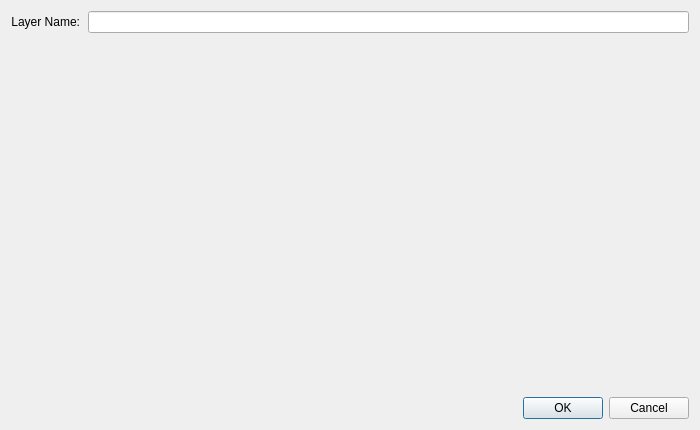
<?xml version="1.0" encoding="UTF-8"?>
<ui version="4.0">
 <class>WdgDlgGeneratorLayer</class>
 <widget class="QDialog" name="WdgDlgGeneratorLayer">
  <property name="geometry">
   <rect>
    <x>0</x>
    <y>0</y>
    <width>700</width>
    <height>430</height>
   </rect>
  </property>
  <property name="minimumSize">
   <size>
    <width>700</width>
    <height>430</height>
   </size>
  </property>
  <property name="sizePolicy">
   <sizepolicy hsizetype="MinimumExpanding" vsizetype="MinimumExpanding">
    <horstretch>0</horstretch>
    <verstretch>0</verstretch>
   </sizepolicy>
  </property>
  <layout class="QVBoxLayout" name="verticalLayout" stretch="0,1">
   <property name="spacing">
    <number>8</number>
   </property>
   <item>
    <layout class="QHBoxLayout" name="horizontalLayout">
     <item>
      <widget class="QLabel" name="label">
       <property name="text">
        <string>Layer Name:</string>
       </property>
       <property name="alignment">
        <set>Qt::AlignRight|Qt::AlignTrailing|Qt::AlignVCenter</set>
       </property>
       <property name="buddy">
        <cstring>txtLayerName</cstring>
       </property>
      </widget>
     </item>
     <item>
      <widget class="QLineEdit" name="txtLayerName"/>
     </item>
    </layout>
   </item>
   <item>
    <widget class="KisWdgGenerator" name="wdgGenerator" native="true">
     <property name="sizePolicy">
      <sizepolicy hsizetype="Preferred" vsizetype="Expanding">
       <horstretch>0</horstretch>
       <verstretch>0</verstretch>
      </sizepolicy>
     </property>
    </widget>
   </item>
   <item>
    <widget class="QDialogButtonBox" name="btnBox">
     <property name="standardButtons">
      <set>QDialogButtonBox::Cancel|QDialogButtonBox::Ok</set>
     </property>
    </widget>
   </item>
  </layout>
 </widget>
 <customwidgets>
  <customwidget>
   <class>KisWdgGenerator</class>
   <extends>QWidget</extends>
   <header>widgets/kis_wdg_generator.h</header>
   <container>1</container>
  </customwidget>
 </customwidgets>
 <resources/>
 <connections/>
</ui>
